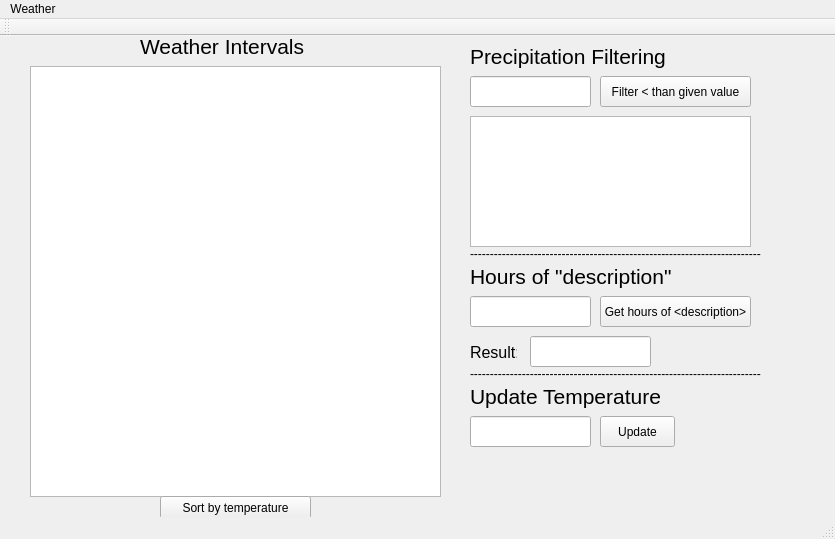
<?xml version="1.0" encoding="UTF-8"?>
<ui version="4.0">
 <class>pregClass</class>
 <widget class="QMainWindow" name="pregClass">
  <property name="geometry">
   <rect>
    <x>0</x>
    <y>0</y>
    <width>835</width>
    <height>539</height>
   </rect>
  </property>
  <property name="windowTitle">
   <string>preg</string>
  </property>
  <widget class="QWidget" name="centralWidget">
   <widget class="QListWidget" name="items">
    <property name="geometry">
     <rect>
      <x>30</x>
      <y>30</y>
      <width>411</width>
      <height>431</height>
     </rect>
    </property>
   </widget>
   <widget class="QLabel" name="label">
    <property name="geometry">
     <rect>
      <x>140</x>
      <y>0</y>
      <width>171</width>
      <height>21</height>
     </rect>
    </property>
    <property name="font">
     <font>
      <pointsize>16</pointsize>
     </font>
    </property>
    <property name="text">
     <string>Weather Intervals</string>
    </property>
   </widget>
   <widget class="QLabel" name="label1">
    <property name="geometry">
     <rect>
      <x>470</x>
      <y>0</y>
      <width>211</width>
      <height>41</height>
     </rect>
    </property>
    <property name="font">
     <font>
      <pointsize>16</pointsize>
     </font>
    </property>
    <property name="text">
     <string>Precipitation Filtering</string>
    </property>
    <property name="textFormat">
     <enum>Qt::RichText</enum>
    </property>
   </widget>
   <widget class="QLineEdit" name="filterEdit">
    <property name="geometry">
     <rect>
      <x>470</x>
      <y>40</y>
      <width>121</width>
      <height>31</height>
     </rect>
    </property>
   </widget>
   <widget class="QPushButton" name="filterButton">
    <property name="geometry">
     <rect>
      <x>600</x>
      <y>40</y>
      <width>151</width>
      <height>31</height>
     </rect>
    </property>
    <property name="text">
     <string>Filter &lt; than given value</string>
    </property>
   </widget>
   <widget class="QListWidget" name="filteredItems">
    <property name="geometry">
     <rect>
      <x>470</x>
      <y>80</y>
      <width>281</width>
      <height>131</height>
     </rect>
    </property>
   </widget>
   <widget class="QLabel" name="label1_2">
    <property name="geometry">
     <rect>
      <x>470</x>
      <y>220</y>
      <width>231</width>
      <height>41</height>
     </rect>
    </property>
    <property name="font">
     <font>
      <pointsize>16</pointsize>
     </font>
    </property>
    <property name="text">
     <string>Hours of &quot;description&quot;</string>
    </property>
    <property name="textFormat">
     <enum>Qt::RichText</enum>
    </property>
   </widget>
   <widget class="QLineEdit" name="hoursEdit">
    <property name="geometry">
     <rect>
      <x>470</x>
      <y>260</y>
      <width>121</width>
      <height>31</height>
     </rect>
    </property>
   </widget>
   <widget class="QPushButton" name="hoursButton">
    <property name="geometry">
     <rect>
      <x>600</x>
      <y>260</y>
      <width>151</width>
      <height>31</height>
     </rect>
    </property>
    <property name="text">
     <string>Get hours of &lt;description&gt;</string>
    </property>
   </widget>
   <widget class="QLineEdit" name="hoursResultEdit">
    <property name="geometry">
     <rect>
      <x>530</x>
      <y>300</y>
      <width>121</width>
      <height>31</height>
     </rect>
    </property>
   </widget>
   <widget class="QPushButton" name="sortButton">
    <property name="geometry">
     <rect>
      <x>160</x>
      <y>460</y>
      <width>151</width>
      <height>23</height>
     </rect>
    </property>
    <property name="text">
     <string>Sort by temperature</string>
    </property>
   </widget>
   <widget class="QLabel" name="label_2">
    <property name="geometry">
     <rect>
      <x>470</x>
      <y>210</y>
      <width>291</width>
      <height>16</height>
     </rect>
    </property>
    <property name="text">
     <string>-----------------------------------------------------------------------------</string>
    </property>
   </widget>
   <widget class="QLabel" name="label_3">
    <property name="geometry">
     <rect>
      <x>470</x>
      <y>310</y>
      <width>47</width>
      <height>13</height>
     </rect>
    </property>
    <property name="font">
     <font>
      <pointsize>12</pointsize>
     </font>
    </property>
    <property name="text">
     <string>Result:</string>
    </property>
   </widget>
   <widget class="QLabel" name="label_4">
    <property name="geometry">
     <rect>
      <x>470</x>
      <y>330</y>
      <width>291</width>
      <height>16</height>
     </rect>
    </property>
    <property name="text">
     <string>-----------------------------------------------------------------------------</string>
    </property>
   </widget>
   <widget class="QLabel" name="label1_3">
    <property name="geometry">
     <rect>
      <x>470</x>
      <y>340</y>
      <width>231</width>
      <height>41</height>
     </rect>
    </property>
    <property name="font">
     <font>
      <pointsize>16</pointsize>
     </font>
    </property>
    <property name="text">
     <string>Update Temperature</string>
    </property>
    <property name="textFormat">
     <enum>Qt::RichText</enum>
    </property>
   </widget>
   <widget class="QLineEdit" name="tempEdit">
    <property name="geometry">
     <rect>
      <x>470</x>
      <y>380</y>
      <width>121</width>
      <height>31</height>
     </rect>
    </property>
   </widget>
   <widget class="QPushButton" name="updateButton">
    <property name="geometry">
     <rect>
      <x>600</x>
      <y>380</y>
      <width>75</width>
      <height>31</height>
     </rect>
    </property>
    <property name="text">
     <string>Update</string>
    </property>
   </widget>
  </widget>
  <widget class="QMenuBar" name="menuBar">
   <property name="geometry">
    <rect>
     <x>0</x>
     <y>0</y>
     <width>835</width>
     <height>21</height>
    </rect>
   </property>
   <widget class="QMenu" name="menuWeather">
    <property name="title">
     <string>Weather</string>
    </property>
   </widget>
   <addaction name="menuWeather"/>
  </widget>
  <widget class="QToolBar" name="mainToolBar">
   <attribute name="toolBarArea">
    <enum>TopToolBarArea</enum>
   </attribute>
   <attribute name="toolBarBreak">
    <bool>false</bool>
   </attribute>
  </widget>
  <widget class="QStatusBar" name="statusBar"/>
 </widget>
 <layoutdefault spacing="6" margin="11"/>
 <resources>
  <include location="preg.qrc"/>
 </resources>
 <connections/>
</ui>
